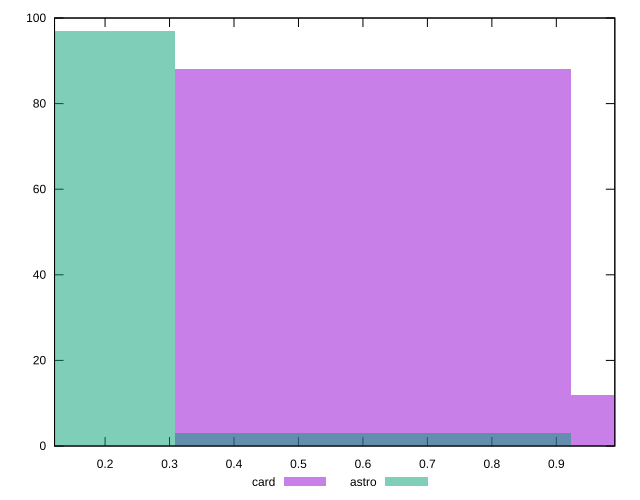

Here is the gnuplot script that generated this plot:
reset

$card <<EOF
0.6155758362686156 88
1.2311516725372311 12
EOF

$astro <<EOF
0.6155758362686156 3
0 97
EOF

set key outside below
set boxwidth 0.6155758362686156
set xrange [0.12161661885227541:0.9907388318126007]
set yrange [0:100]
set trange [0:100]
set style fill transparent solid 0.5 noborder
set terminal svg size 640, 500 enhanced background rgb 'white'
set output "reports/report_00028_2021-02-24T12-49-42.674Z/meta/pScore/comparison/histogram/2_vs_3.svg"

plot $card title "card" with boxes, \
     $astro title "astro" with boxes

reset
